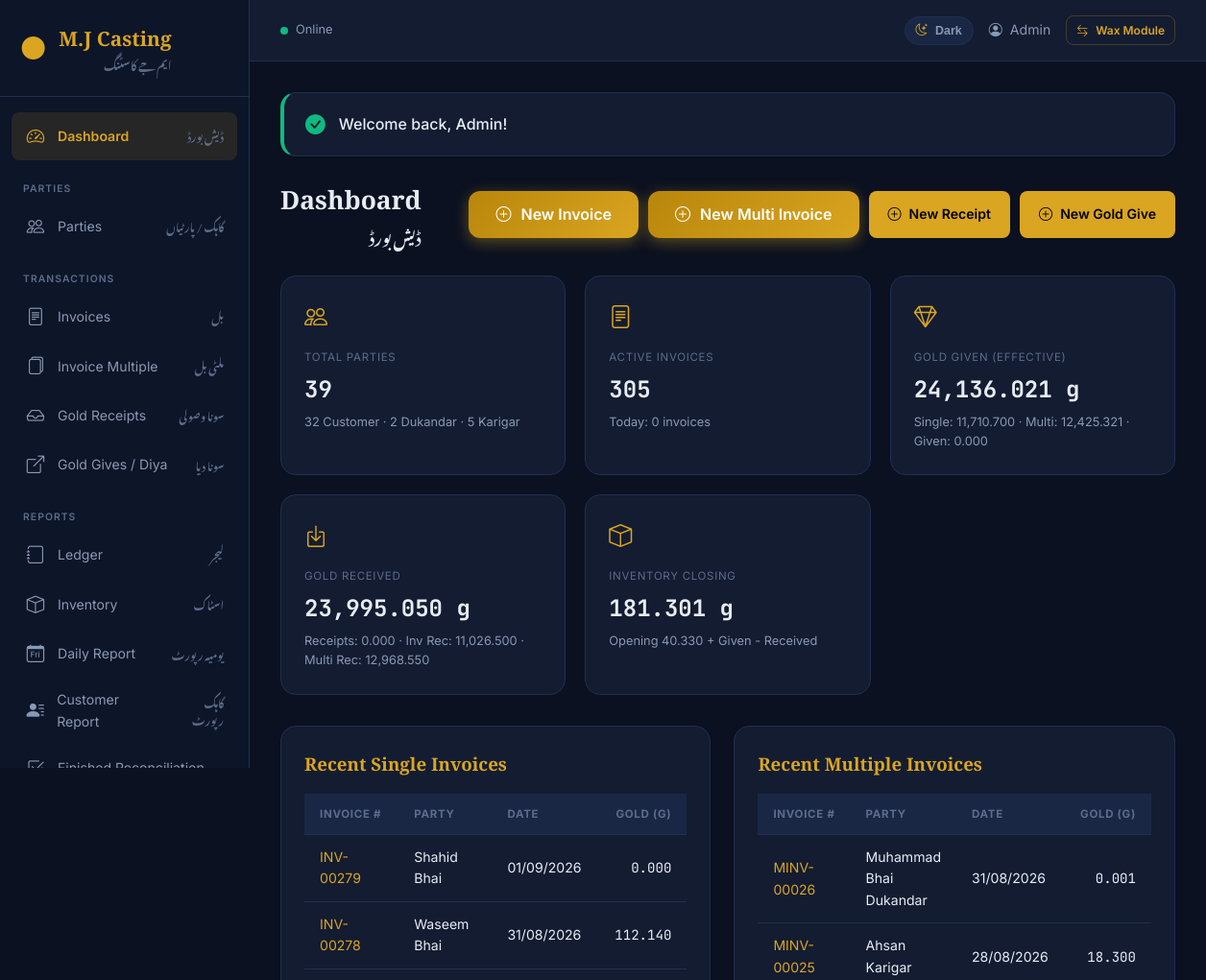
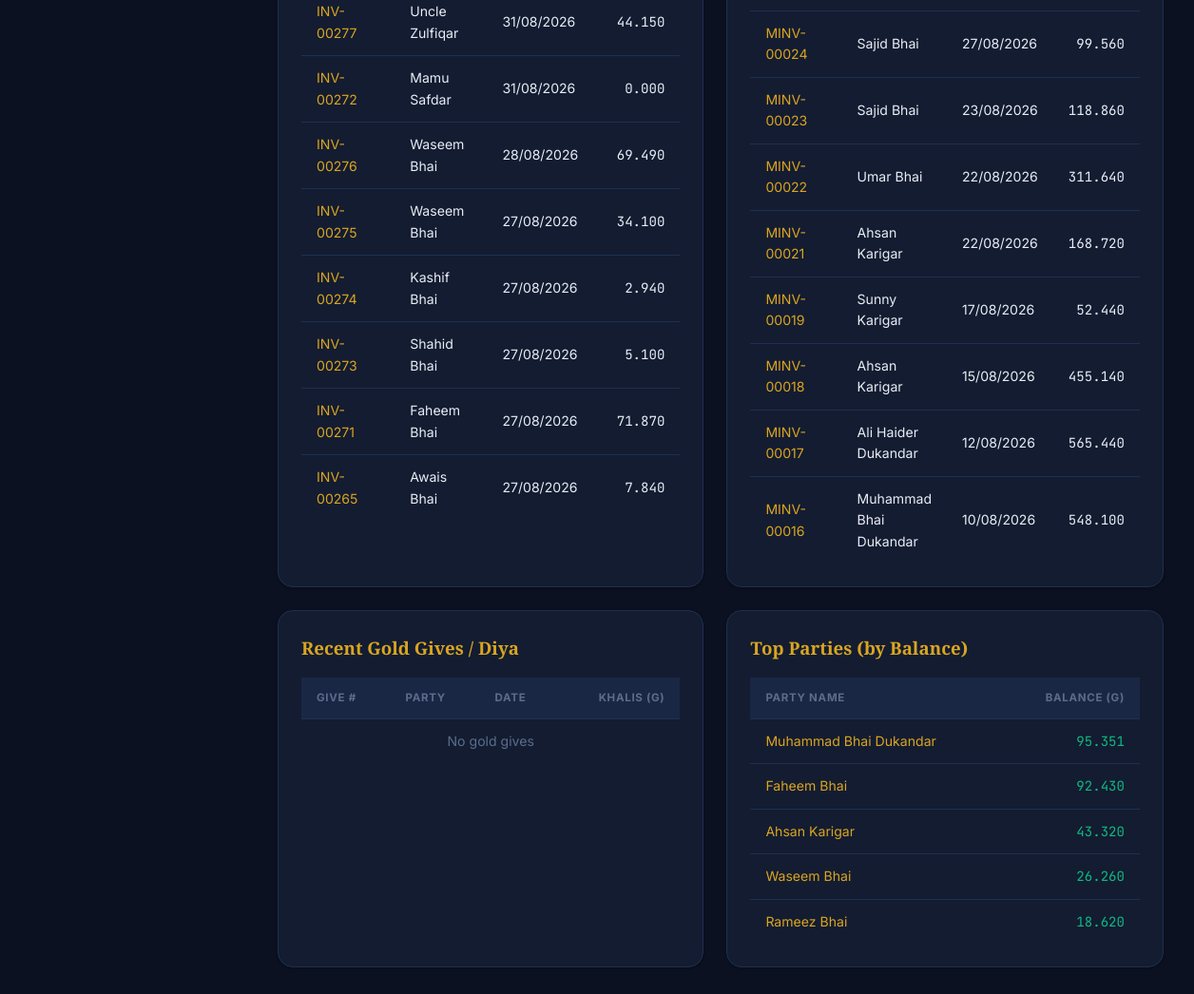
/dashboard.php (signed in), run on the app's committed database (2 pictures, top to bottom).
### tables this page shows
CREATE TABLE `users` (
  `id` int(11) NOT NULL,
  `name` varchar(255) NOT NULL,
  `email` varchar(255) NOT NULL,
  `email_verified_at` datetime DEFAULT NULL,
  `password` varchar(255) NOT NULL,
  `remember_token` varchar(100) DEFAULT NULL,
  `created_at` timestamp NOT NULL DEFAULT current_timestamp(),
  `updated_at` timestamp NOT NULL DEFAULT current_timestamp() ON UPDATE current_timestamp()
);

CREATE TABLE `invoices` (
  `id` int(11) NOT NULL,
  `invoice_no` varchar(50) NOT NULL,
  `customer_id` int(11) NOT NULL,
  `invoice_type` enum('customer','dukandar','karigar') DEFAULT 'customer',
  `invoice_date` date NOT NULL,
  `casting_weight` decimal(10,3) DEFAULT 0.000,
  `waste_weight` decimal(10,3) DEFAULT 0.000,
  `total_weight` decimal(10,3) DEFAULT 0.000,
  `ratti` decimal(10,3) DEFAULT 0.000,
  `ratti_rate` decimal(10,3) DEFAULT 0.000,
  `male_waste` decimal(10,3) DEFAULT 0.000,
  `gold_khalis` decimal(10,3) DEFAULT 0.000,
  `total_received_khalis` decimal(10,3) DEFAULT 0.000,
  `rp_rate` decimal(15,2) DEFAULT 0.00,
  `rp_amount` decimal(15,2) DEFAULT 0.00,
  `rp_mazdori_weight` decimal(10,3) DEFAULT 0.000,
  `rp_mazdori_rate` decimal(15,2) DEFAULT 0.00,
  `rp_mazdori_amount` decimal(15,2) DEFAULT 0.00,
  `casting_mazdori_weight` decimal(10,3) DEFAULT 0.000,
  `casting_mazdori_rate` decimal(15,2) DEFAULT 0.00,
  `casting_mazdori_amount` decimal(15,2) DEFAULT 0.00,
  `effective_gold` decimal(10,3) DEFAULT 0.000,
  `grand_total` decimal(15,2) DEFAULT 0.00,
  `wasooli` decimal(15,2) DEFAULT 0.00,
  `previous_balance` decimal(15,2) DEFAULT 0.00,
  `remaining_balance` decimal(15,2) DEFAULT 0.00,
  `manual_book_no` varchar(50) DEFAULT NULL,
  `remarks` text DEFAULT NULL,
  `status` enum('active','cancelled') DEFAULT 'active',
  `ratti_auto` tinyint(1) DEFAULT 0,
  `waste_auto` tinyint(1) DEFAULT 0,
  `male_waste_auto` tinyint(1) DEFAULT 0,
  `created_by` int(11) DEFAULT NULL,
  `updated_by` int(11) DEFAULT NULL,
  `created_at` timestamp NOT NULL DEFAULT current_timestamp(),
  `updated_at` timestamp NOT NULL DEFAULT current_timestamp() ON UPDATE current_timestamp(),
  `deleted_at` datetime DEFAULT NULL
);

CREATE TABLE `customers` (
  `id` int(11) NOT NULL,
  `name` varchar(100) NOT NULL,
  `phone` varchar(20) DEFAULT NULL,
  `cnic` varchar(30) DEFAULT NULL,
  `address` text DEFAULT NULL,
  `city` varchar(50) DEFAULT NULL,
  `opening_balance` decimal(15,2) DEFAULT 0.00,
  `status` enum('active','inactive') DEFAULT 'active',
  `party_type` enum('customer','dukandar','karigar') DEFAULT 'customer',
  `created_at` timestamp NOT NULL DEFAULT current_timestamp(),
  `updated_at` timestamp NOT NULL DEFAULT current_timestamp() ON UPDATE current_timestamp(),
  `deleted_at` datetime DEFAULT NULL
);

CREATE TABLE `invoice_multiple` (
  `id` int(11) NOT NULL,
  `invoice_no` varchar(50) NOT NULL,
  `customer_id` int(11) NOT NULL,
  `invoice_type` enum('customer','dukandar','karigar') DEFAULT 'customer',
  `invoice_date` date NOT NULL,
  `manual_book_no` varchar(50) DEFAULT NULL,
  `total_casting_weight` decimal(10,3) DEFAULT 0.000,
  `total_waste_weight` decimal(10,3) DEFAULT 0.000,
  `total_weight` decimal(10,3) DEFAULT 0.000,
  `total_male_waste` decimal(10,3) DEFAULT 0.000,
  `total_gold_khalis` decimal(10,3) DEFAULT 0.000,
  `total_received_khalis` decimal(10,3) DEFAULT 0.000,
  `total_rp_mazdori_weight` decimal(10,3) DEFAULT 0.000,
  `total_rp_mazdori_amount` decimal(15,2) DEFAULT 0.00,
  `total_casting_mazdori_weight` decimal(10,3) DEFAULT 0.000,
  `total_casting_mazdori_amount` decimal(15,2) DEFAULT 0.00,
  `effective_gold` decimal(10,3) DEFAULT 0.000,
  `grand_total` decimal(15,3) DEFAULT 0.000,
  `wasooli` decimal(15,3) DEFAULT 0.000,
  `previous_balance` decimal(15,3) DEFAULT 0.000,
  `remaining_balance` decimal(15,3) DEFAULT 0.000,
  `remarks` text DEFAULT NULL,
  `status` enum('active','cancelled') DEFAULT 'active',
  `created_by` int(11) DEFAULT NULL,
  `updated_by` int(11) DEFAULT NULL,
  `created_at` timestamp NULL DEFAULT current_timestamp(),
  `updated_at` timestamp NULL DEFAULT current_timestamp() ON UPDATE current_timestamp(),
  `deleted_at` datetime DEFAULT NULL
);

### dashboard.php (the view, shortened to what the rows shown need)
<?php
require_once __DIR__ . '/config.php';
require_once __DIR__ . '/functions/ledger_functions.php';
$db = getDB();
if (!function_exists('tableExists')) {
    function tableExists(string $table): bool {
        try {
            $stmt = getDB()->prepare('SHOW TABLES LIKE ?');
            $stmt->execute([$table]);
            return (bool)$stmt->fetchColumn();
        } catch (Throwable $e) {
            return false;
        }
    }
}
function dashRows(PDO $db, string $sql, array $params = []): array {
    try {
        $stmt = $db->prepare($sql);
        $stmt->execute($params);
        return $stmt->fetchAll();
    } catch (Throwable $e) {
        return [];
    }
}
$recentInvoices = dashRows($db, "
    SELECT i.*, c.name AS customer_name
    FROM invoices i
    LEFT JOIN customers c ON c.id = i.customer_id
    WHERE COALESCE(i.status,'active')='active'
    ORDER BY i.invoice_date DESC, i.id DESC
    LIMIT 10
");
$recentMultipleInvoices = dashRows($db, "
    SELECT im.*, c.name AS customer_name
    FROM invoice_multiple im
    LEFT JOIN customers c ON c.id = im.customer_id
    WHERE COALESCE(im.status,'active')='active'
    ORDER BY im.invoice_date DESC, im.id DESC
    LIMIT 10
");
$topCustomers = [];
foreach (dashRows($db, "SELECT id, name FROM customers WHERE status='active'") as $c) {
    $bal = getCustomerCurrentBalance((int)$c['id']);
    $topCustomers[] = ['name' => $c['name'], 'balance' => $bal, 'id' => $c['id']];
}
usort($topCustomers, fn($a, $b) => $b['balance'] <=> $a['balance']);
$topCustomers = array_slice($topCustomers, 0, 5);
require_once __DIR__ . '/includes/header.php';
?>
<div class="page-header">
    <div class="page-title-group">
        <h1>Dashboard</h1>
    </div>
</div>
<div style="display: grid; grid-template-columns: 1fr 1fr; gap: 24px;">
    <div class="card" style="padding: 24px;">
        <table>
            <thead><tr><th>Invoice #</th><th>Party</th><th>Date</th><th class="text-right">Gold (g)</th></tr></thead>
            <tbody>
                <?php if (empty($recentInvoices)): ?>
                    <tr><td colspan="4" class="text-center text-muted">No invoices yet</td></tr>
                <?php else: foreach ($recentInvoices as $inv): ?>
                    <tr>
                        <td><a href="<?= url('invoices/show.php?id=' . $inv['id']) ?>" style="color:var(--gold-primary);text-decoration:none;"><?= htmlspecialchars($inv['invoice_no']) ?></a></td>
                        <td><?= htmlspecialchars($inv['customer_name'] ?? 'N/A') ?></td>
                        <td><?= formatDate($inv['invoice_date']) ?></td>
                        <td class="text-right mono"><?= number_format($inv['effective_gold'], 3) ?></td>
                    </tr>
                <?php endforeach; endif; ?>
            </tbody>
        </table>
    </div>
    <div class="card" style="padding: 24px;">
        <table>
            <thead><tr><th>Invoice #</th><th>Party</th><th>Date</th><th class="text-right">Gold (g)</th></tr></thead>
            <tbody>
                <?php if (empty($recentMultipleInvoices)): ?>
                    <tr><td colspan="4" class="text-center text-muted">No multiple invoices</td></tr>
                <?php else: foreach ($recentMultipleInvoices as $mi): ?>
                    <tr>
                        <td><a href="<?= url('invoice-multiple/show.php?id=' . $mi['id']) ?>" style="color:var(--gold-primary);text-decoration:none;"><?= htmlspecialchars($mi['invoice_no']) ?></a></td>
                        <td><?= htmlspecialchars($mi['customer_name'] ?? 'N/A') ?></td>
                        <td><?= formatDate($mi['invoice_date']) ?></td>
                        <td class="text-right mono"><?= number_format($mi['effective_gold'], 3) ?></td>
                    </tr>
                <?php endforeach; endif; ?>
            </tbody>
        </table>
    </div>
    <div class="card" style="padding: 24px;">
        <table>
            <thead><tr><th>Give #</th><th>Party</th><th>Date</th><th class="text-right">Khalis (g)</th></tr></thead>
        </table>
    </div>
    <div class="card" style="padding: 24px;">
        <table>
            <thead><tr><th>Party Name</th><th class="text-right">Balance (g)</th></tr></thead>
            <tbody>
                <?php if (empty($topCustomers)): ?>
                    <tr><td colspan="2" class="text-center text-muted">No parties yet</td></tr>
                <?php else: foreach ($topCustomers as $tc): ?>
                    <tr>
                        <td><a href="<?= url('customers/show.php?id=' . $tc['id']) ?>" style="color:var(--gold-primary);text-decoration:none;"><?= htmlspecialchars($tc['name']) ?></a></td>
                        <td class="text-right mono <?= $tc['balance'] < 0 ? 'text-danger' : 'text-success' ?>"><?= number_format($tc['balance'], 3) ?></td>
                    </tr>
                <?php endforeach; endif; ?>
            </tbody>
        </table>
    </div>
</div>
<?php require_once __DIR__ . '/includes/footer.php'; ?>

### includes/header.php (shortened to what the rows shown need)
<!DOCTYPE html>
<html lang="en">
<head>
    <link rel="stylesheet" href="https://cdn.jsdelivr.net/npm/bootstrap-icons@1.11.3/font/bootstrap-icons.min.css">
    <link rel="stylesheet" href="<?= url('assets/css/style.css') ?>">
</head>
<body>
    <?php $currentUser = getCurrentUser(); ?>
    <?php if (!isset($hideSidebar)): ?>
    <aside class="sidebar" id="sidebar">
        <div class="sidebar-header">
            <div class="logo">
                <span class="logo-icon">&#9679;</span>
                <div class="logo-text">
                    <span class="logo-title">M.J Casting</span>
                    <span class="logo-subtitle font-urdu">ایم جے کاسٹنگ</span>
                </div>
            </div>
        </div>
        <nav class="sidebar-nav">
            <a href="<?= url('dashboard.php') ?>" class="nav-item <?= basename($_SERVER['PHP_SELF']) === 'dashboard.php' ? 'active' : '' ?>">
                <i class="bi bi-speedometer2"></i>
                <span>Dashboard</span>
                <span class="font-urdu nav-urdu">ڈیش بورڈ</span>
            </a>
            <div class="nav-section-label">Parties</div>
            <a href="<?= url('customers/index.php') ?>" class="nav-item <?= strpos($_SERVER['PHP_SELF'], 'customers') !== false ? 'active' : '' ?>">
                <i class="bi bi-people"></i>
                <span>Parties</span>
                <span class="font-urdu nav-urdu">گاہک / پارٹیاں</span>
            </a>
            <div class="nav-section-label">Transactions</div>
            <a href="<?= url('invoices/index.php') ?>" class="nav-item <?= (strpos($_SERVER['PHP_SELF'], 'invoices') !== false && strpos($_SERVER['PHP_SELF'], 'invoice-multiple') === false) ? 'active' : '' ?>">
                <i class="bi bi-file-text"></i>
                <span>Invoices</span>
                <span class="font-urdu nav-urdu">بل</span>
            </a>
            <a href="<?= url('invoice-multiple/index.php') ?>" class="nav-item <?= strpos($_SERVER['PHP_SELF'], 'invoice-multiple') !== false ? 'active' : '' ?>">
                <i class="bi bi-files"></i>
                <span>Invoice Multiple</span>
                <span class="font-urdu nav-urdu">ملٹی بل</span>
            </a>
            <a href="<?= url('gold-receipts/index.php') ?>" class="nav-item <?= strpos($_SERVER['PHP_SELF'], 'gold-receipts') !== false ? 'active' : '' ?>">
                <i class="bi bi-inbox"></i>
                <span>Gold Receipts</span>
                <span class="font-urdu nav-urdu">سونا وصولی</span>
            </a>
            <a href="<?= url('gold-gives/index.php') ?>" class="nav-item <?= strpos($_SERVER['PHP_SELF'], 'gold-gives') !== false ? 'active' : '' ?>">
                <i class="bi bi-box-arrow-up-right"></i>
                <span>Gold Gives / Diya</span>
                <span class="font-urdu nav-urdu">سونا دیا</span>
            </a>
            <div class="nav-section-label">Reports</div>
            <a href="<?= url('ledger/index.php') ?>" class="nav-item <?= strpos($_SERVER['PHP_SELF'], 'ledger') !== false ? 'active' : '' ?>">
                <i class="bi bi-journal"></i>
                <span>Ledger</span>
                <span class="font-urdu nav-urdu">لیجر</span>
            </a>
            <a href="<?= url('inventory/index.php') ?>" class="nav-item <?= strpos($_SERVER['PHP_SELF'], 'inventory') !== false ? 'active' : '' ?>">
                <i class="bi bi-box"></i>
                <span>Inventory</span>
                <span class="font-urdu nav-urdu">اسٹاک</span>
            </a>
            <a href="<?= url('reports/daily.php') ?>" class="nav-item <?= strpos($_SERVER['PHP_SELF'], 'reports/daily') !== false ? 'active' : '' ?>">
                <i class="bi bi-calendar-day"></i>
                <span>Daily Report</span>
                <span class="font-urdu nav-urdu">یومیہ رپورٹ</span>
            </a>
            <a href="<?= url('reports/customer.php') ?>" class="nav-item <?= strpos($_SERVER['PHP_SELF'], 'reports/customer') !== false ? 'active' : '' ?>">
                <i class="bi bi-person-lines-fill"></i>
                <span>Customer Report</span>
                <span class="font-urdu nav-urdu">گاہک رپورٹ</span>
            </a>
            <a href="<?= url('reports/finished_reconciliation.php') ?>" class="nav-item <?= strpos($_SERVER['PHP_SELF'], 'reports/finished_reconciliation') !== false ? 'active' : '' ?>">
                <i class="bi bi-check2-square"></i>
                <span>Finished Reconciliation</span>
            </a>
        </nav>
    </aside>
    <div class="main-wrapper">
        <header class="top-header">
            <div class="header-left">
                <div class="online-status">
                    <span class="online-dot" id="online-dot"></span>
                    <span id="online-text">Online</span>
                </div>
            </div>
            <div class="header-right">
                <button type="button" class="theme-toggle" id="theme-toggle" onclick="window.toggleMjTheme && window.toggleMjTheme()" title="Toggle light / dark theme" aria-label="Toggle theme">
                    <i class="bi bi-moon-stars" id="theme-toggle-icon"></i>
                    <span id="theme-toggle-text">Dark</span>
                </button>
                <span class="header-user">
                    <i class="bi bi-person-circle"></i>
                    <?= htmlspecialchars($currentUser['name'] ?? 'User') ?>
                </span>
                <a href="<?= url('wax/index.php') ?>" class="btn btn-sm btn-outline" style="font-size:0.75rem;padding:5px 10px;color:var(--gold-primary);border-color:var(--gold-muted);">
                    <i class="bi bi-arrow-left-right"></i> Wax Module
                </a>
            </div>
        </header>
        <main class="content-area">
            <?php if ($flash = getFlash()): ?>
                <div class="card flash-<?= $flash['type'] ?>" style="border-left: 4px solid <?= $flash['type'] === 'success' ? 'var(--success)' : 'var(--error)' ?>; padding: 16px 22px; margin-bottom: 24px;">
                    <div style="display: flex; align-items: center; gap: 14px;">
                        <i class="bi bi-<?= $flash['type'] === 'success' ? 'check-circle-fill' : 'exclamation-triangle-fill' ?>" style="color: <?= $flash['type'] === 'success' ? 'var(--success)' : 'var(--error)' ?>; font-size: 1.3rem;"></i>
                        <span style="font-weight: 500;"><?= htmlspecialchars($flash['message']) ?></span>
                    </div>
                </div>
            <?php endif; ?>
    <?php endif; ?>

### data on the page
users: name "Admin"
invoices: invoice_no "INV-00279", customer.name "Shahid Bhai", invoice_date "01/09/2026", effective_gold "0.000"
invoices: invoice_no "INV-00278", customer.name "Waseem Bhai", invoice_date "31/08/2026", effective_gold "112.140", remaining_balance "26.260"
invoices: invoice_no "INV-00277", customer.name "Uncle Zulfiqar", invoice_date "31/08/2026", effective_gold "44.150"
invoices: invoice_no "INV-00272", customer.name "Mamu Safdar", invoice_date "31/08/2026", effective_gold "0.000"
invoices: invoice_no "INV-00276", customer.name "Waseem Bhai", invoice_date "28/08/2026", effective_gold "69.490"
invoices: invoice_no "INV-00275", customer.name "Waseem Bhai", invoice_date "27/08/2026", effective_gold "34.100"
invoices: invoice_no "INV-00274", customer.name "Kashif Bhai", invoice_date "27/08/2026", effective_gold "2.940"
invoices: invoice_no "INV-00273", customer.name "Shahid Bhai", invoice_date "27/08/2026", effective_gold "5.100"
invoices: invoice_no "INV-00271", customer.name "Faheem Bhai", invoice_date "27/08/2026", effective_gold "71.870", remaining_balance "92.430"
invoices: invoice_no "INV-00265", customer.name "Awais Bhai", invoice_date "27/08/2026", effective_gold "7.840"
invoice_multiple: invoice_no "MINV-00026", customer.name "Muhammad Bhai Dukandar", invoice_date "31/08/2026", effective_gold "0.001", remaining_balance "95.351"
invoice_multiple: invoice_no "MINV-00025", customer.name "Ahsan Karigar", invoice_date "28/08/2026", effective_gold "18.300"
invoice_multiple: invoice_no "MINV-00024", customer.name "Sajid Bhai", invoice_date "27/08/2026", effective_gold "99.560"
invoice_multiple: invoice_no "MINV-00023", customer.name "Sajid Bhai", invoice_date "23/08/2026", effective_gold "118.860"
invoice_multiple: invoice_no "MINV-00022", customer.name "Umar Bhai", invoice_date "22/08/2026", effective_gold "311.640"
invoice_multiple: invoice_no "MINV-00021", customer.name "Ahsan Karigar", invoice_date "22/08/2026", effective_gold "168.720"
invoice_multiple: invoice_no "MINV-00019", customer.name "Sunny Karigar", invoice_date "17/08/2026", effective_gold "52.440"
invoice_multiple: invoice_no "MINV-00018", customer.name "Ahsan Karigar", invoice_date "15/08/2026", effective_gold "455.140"
invoice_multiple: invoice_no "MINV-00017", customer.name "Ali Haider Dukandar", invoice_date "12/08/2026", effective_gold "565.440"
invoice_multiple: invoice_no "MINV-00016", customer.name "Muhammad Bhai Dukandar", invoice_date "10/08/2026", effective_gold "548.100"
customers: name "Rameez Bhai", balance "18.620"

### other printed values
$flash['message'] "Welcome back, Admin!"
$totalCustomers "39"
$partyTypes['customer'] "32"
$partyTypes['dukandar'] "2"
$partyTypes['karigar'] "5"
$totalInvoices + $totalMultipleInvoices "305"
$todayInvoices + $todayMultipleInvoices "0"
$totalGiven "24,136.021"
$invoiceGiven "11,710.700"
$multipleGiven "12,425.321"
$goldGiven "0.000"
$totalReceived "23,995.050"
$receiptKhalis "0.000"
$invoiceReceived "11,026.500"
$multipleReceived "12,968.550"
